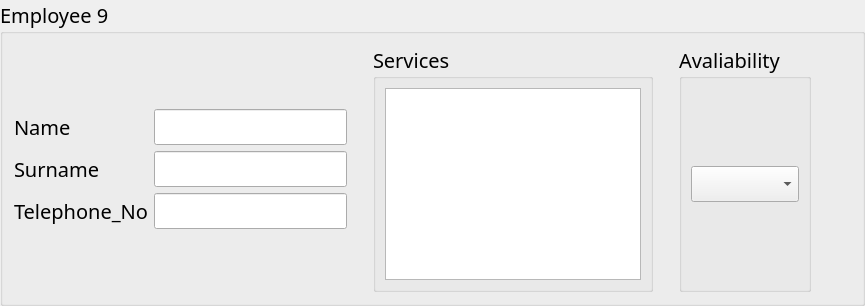
               <widget class="QGroupBox" name="Employee9">
                <property name="sizePolicy">
                 <sizepolicy hsizetype="MinimumExpanding" vsizetype="MinimumExpanding">
                  <horstretch>0</horstretch>
                  <verstretch>0</verstretch>
                 </sizepolicy>
                </property>
                <property name="font">
                 <font>
                  <family>Rockwell</family>
                  <pointsize>15</pointsize>
                 </font>
                </property>
                <property name="title">
                 <string>Employee 9</string>
                </property>
                <layout class="QGridLayout" name="gridLayout_24">
                 <item row="1" column="1">
                  <spacer name="verticalSpacer_59">
                   <property name="orientation">
                    <enum>Qt::Vertical</enum>
                   </property>
                   <property name="sizeHint" stdset="0">
                    <size>
                     <width>20</width>
                     <height>40</height>
                    </size>
                   </property>
                  </spacer>
                 </item>
                 <item row="2" column="1">
                  <widget class="QLineEdit" name="Name9"/>
                 </item>
                 <item row="3" column="1">
                  <widget class="QLineEdit" name="Surname9"/>
                 </item>
                 <item row="3" column="6">
                  <spacer name="horizontalSpacer_23">
                   <property name="orientation">
                    <enum>Qt::Horizontal</enum>
                   </property>
                   <property name="sizeHint" stdset="0">
                    <size>
                     <width>40</width>
                     <height>20</height>
                    </size>
                   </property>
                  </spacer>
                 </item>
                 <item row="4" column="0">
                  <widget class="QLabel" name="Phone_Label9">
                   <property name="text">
                    <string>Telephone_No</string>
                   </property>
                  </widget>
                 </item>
                 <item row="4" column="1">
                  <widget class="QLineEdit" name="Phone_No9"/>
                 </item>
                 <item row="2" column="0">
                  <widget class="QLabel" name="Name_Label9">
                   <property name="text">
                    <string>Name</string>
                   </property>
                  </widget>
                 </item>
                 <item row="3" column="0">
                  <widget class="QLabel" name="Surname_Label9">
                   <property name="text">
                    <string>Surname</string>
                   </property>
                  </widget>
                 </item>
                 <item row="5" column="1">
                  <spacer name="verticalSpacer_60">
                   <property name="orientation">
                    <enum>Qt::Vertical</enum>
                   </property>
                   <property name="sizeHint" stdset="0">
                    <size>
                     <width>20</width>
                     <height>40</height>
                    </size>
                   </property>
                  </spacer>
                 </item>
                 <item row="1" column="3" rowspan="5">
                  <widget class="QGroupBox" name="Services9">
                   <property name="sizePolicy">
                    <sizepolicy hsizetype="MinimumExpanding" vsizetype="MinimumExpanding">
                     <horstretch>0</horstretch>
                     <verstretch>0</verstretch>
                    </sizepolicy>
                   </property>
                   <property name="title">
                    <string>Services</string>
                   </property>
                   <layout class="QGridLayout" name="gridLayout_25">
                    <item row="0" column="0">
                     <widget class="QTextEdit" name="TextBox9">
                      <property name="sizePolicy">
                       <sizepolicy hsizetype="MinimumExpanding" vsizetype="MinimumExpanding">
                        <horstretch>0</horstretch>
                        <verstretch>0</verstretch>
                       </sizepolicy>
                      </property>
                     </widget>
                    </item>
                   </layout>
                  </widget>
                 </item>
                 <item row="1" column="5" rowspan="5">
                  <widget class="QGroupBox" name="Avaliability9">
                   <property name="sizePolicy">
                    <sizepolicy hsizetype="MinimumExpanding" vsizetype="MinimumExpanding">
                     <horstretch>0</horstretch>
                     <verstretch>0</verstretch>
                    </sizepolicy>
                   </property>
                   <property name="title">
                    <string>Avaliability</string>
                   </property>
                   <layout class="QGridLayout" name="gridLayout_36">
                    <item row="0" column="1">
                     <widget class="QComboBox" name="comboBox9"/>
                    </item>
                   </layout>
                  </widget>
                 </item>
                 <item row="1" column="4" rowspan="5">
                  <spacer name="verticalSpacer_40">
                   <property name="orientation">
                    <enum>Qt::Vertical</enum>
                   </property>
                   <property name="sizeHint" stdset="0">
                    <size>
                     <width>20</width>
                     <height>40</height>
                    </size>
                   </property>
                  </spacer>
                 </item>
                 <item row="1" column="2" rowspan="5">
                  <spacer name="verticalSpacer_31">
                   <property name="orientation">
                    <enum>Qt::Vertical</enum>
                   </property>
                   <property name="sizeHint" stdset="0">
                    <size>
                     <width>20</width>
                     <height>40</height>
                    </size>
                   </property>
                  </spacer>
                 </item>
                </layout>
               </widget>
